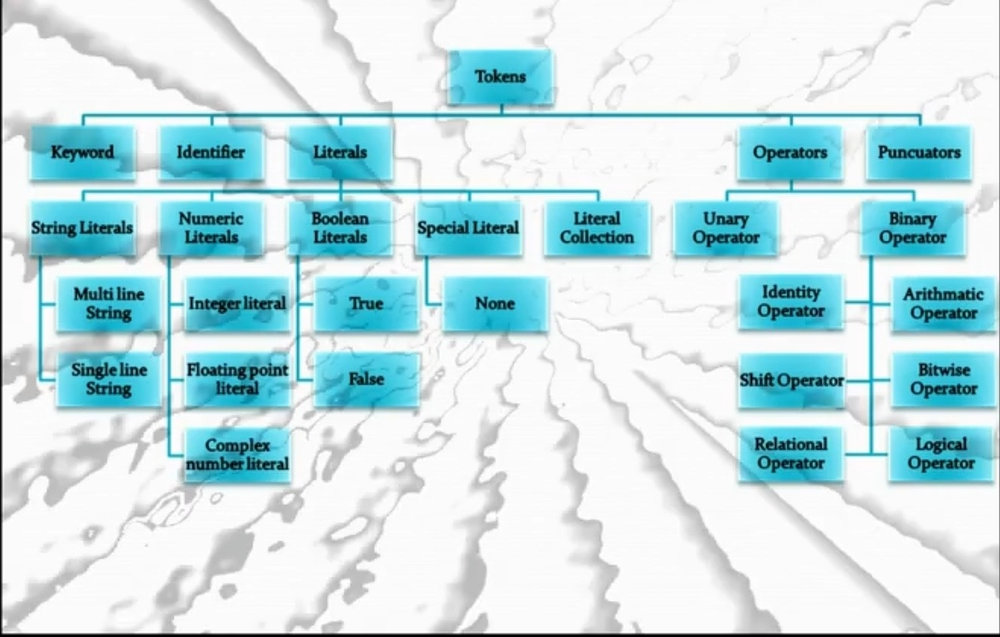
#> input picture IMG_20210415_014254.jpg, 1000 x 637 px, shrunk from 1486 x 947 before the run, given in place of the camera
$ python 'shape detection6.py'
#> lines starting #> are read from the running program, lines starting #| are printed output that depends on the picture; after the words box and inside, x2 and y2 are one past the last pixel; in counts of white or black regions, pixels touching at a corner belong together
import cv2
import numpy as np

# Define a function to detect quadrilaterals
def detect_quadrilaterals(frame):
  # Convert the frame to grayscale
  gray = cv2.cvtColor(frame, cv2.COLOR_BGR2GRAY)

  # Blur the image to reduce noise
  blurred = cv2.GaussianBlur(gray, (5, 5), 0)

  # Detect edges in the blurred image
  edges = cv2.Canny(blurred, 100, 200)

  # Find contours in the edge map
  contours, hierarchy = cv2.findContours(edges, cv2.RETR_EXTERNAL, cv2.CHAIN_APPROX_SIMPLE)

  # Filter the contours to only include quadrilaterals
  quadrilaterals = []
  for contour in contours:
    approx = cv2.approxPolyDP(contour, 0.02, True)
    if len(approx) == 4:
        print("True")
        quadrilaterals.append(approx)

  return quadrilaterals

# Define a function to draw quadrilaterals on an image
def draw_quadrilaterals(frame, quadrilaterals):
  for quadrilateral in quadrilaterals:
    cv2.drawContours(frame, [quadrilateral], 0, (0, 0, 255), 2)

# Create a video capture object
cap = cv2.VideoCapture(0)

# Loop until the user presses the Esc key
while True:
  # Capture a frame
  ret, frame = cap.read()
#> frame is the input picture: shape (637, 1000, 3); mean B, G, R 229, 224.4, 195.2

  # Detect quadrilaterals in the frame
  quadrilaterals = detect_quadrilaterals(frame)
#> in detect_quadrilaterals, `gray = cv2.cvtColor(frame, cv2.COLOR_BGR2GRAY)`:
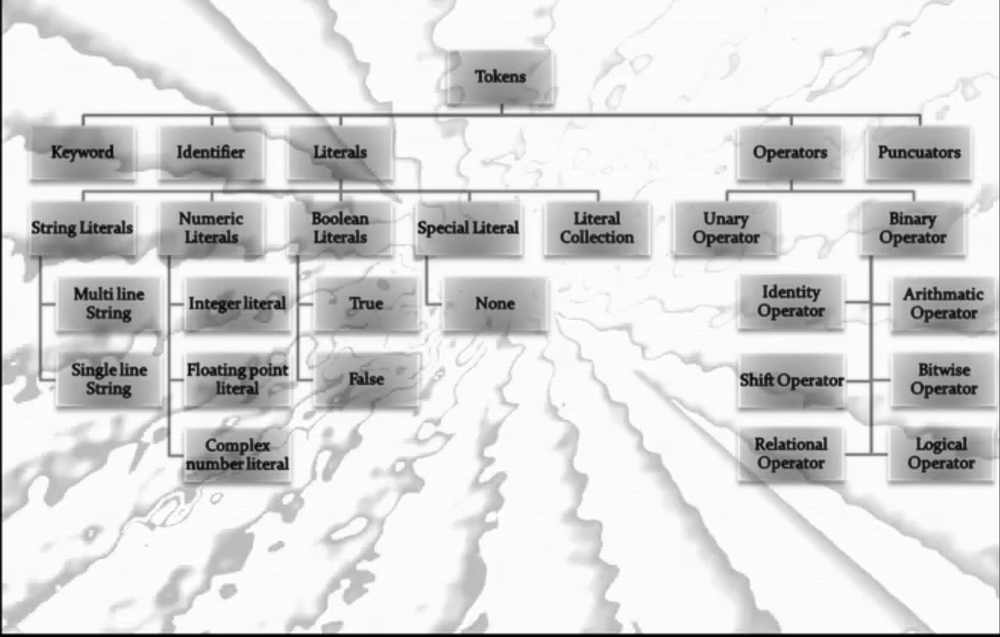
#> gray: shape (637, 1000); min 0, max 255, mean 216.2
#> in detect_quadrilaterals, `edges = cv2.Canny(blurred, 100, 200)`:
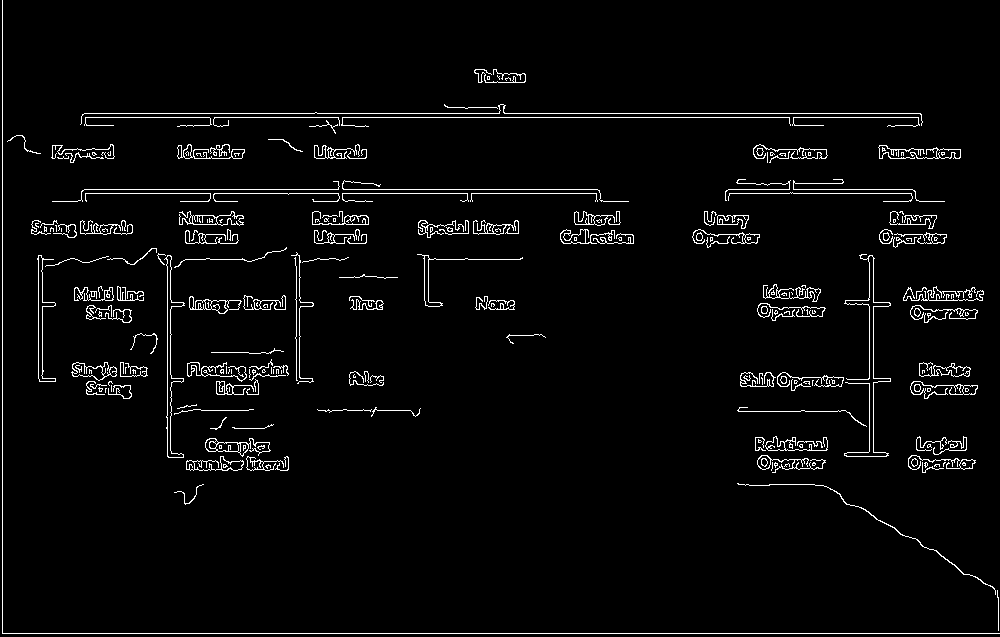
#> edges: shape (637, 1000); 3.3% white in thin lines or dots
#> in detect_quadrilaterals, `contours, hierarchy = cv2.findContours(edges, cv2.RETR_EXTERNAL, cv2.C..`: contours = 229 contours, 169 with area under 20; largest, box (x1, y1, x2, y2) and area: (164, 255, 185, 458) 804, (37, 255, 56, 382) 592, (71, 362, 117, 381) 473, (179, 211, 244, 226) 457, (205, 438, 271, 457) 442
#> the loop in detect_quadrilaterals, `for contour in contours:` made 229 passes
#> (contour, approx) on passes 38, 49: ([[105, 388], [105, 392], [105, 389], [106, 388]], [[106, 388], [105, 388], [105, 392], [105, 389]]), ([[812, 380], [812, 385], [812, 381], [813, 380]], [[813, 380], [812, 380], [812, 385], [812, 381]])
#| True
#| True
#| True
#| True
#| True
#| True
#| True
#| True
#> (further printed lines are left out)
#> after the loop in detect_quadrilaterals, `for contour in contours:`: quadrilaterals = 11 contours, all with area under 20
#> quadrilaterals = 11 contours, all with area under 20

  # Draw quadrilaterals on the frame
  draw_quadrilaterals(frame, quadrilaterals)
#> the loop in draw_quadrilaterals, `for quadrilateral in quadrilaterals:` made 11 passes
#> quadrilateral on passes 1 to 11: [[106, 388], [105, 388], [105, 392], [105, 389]], [[813, 380], [812, 380], [812, 385], [812, 381]], [[126, 367], [125, 367], [125, 373], [125, 368]], [[807, 309], [806, 310], [807, 311], [807, 314]], [[791, 292], [792, 293], [792, 294], [792, 293]], [[924, 291], [925, 292], [925, 297], [925, 291]], [[432, 227], [430, 227], [430, 232], [432, 230]], [[55, 225], [56, 226], [56, 231], [56, 225]], [[333, 218], [333, 221], [335, 221], [335, 218]], [[808, 152], [808, 155], [810, 155], [810, 152]], [[487, 76], [487, 79], [489, 79], [489, 76]]
#> after the loop in draw_quadrilaterals, `for quadrilateral in quadrilaterals:`:
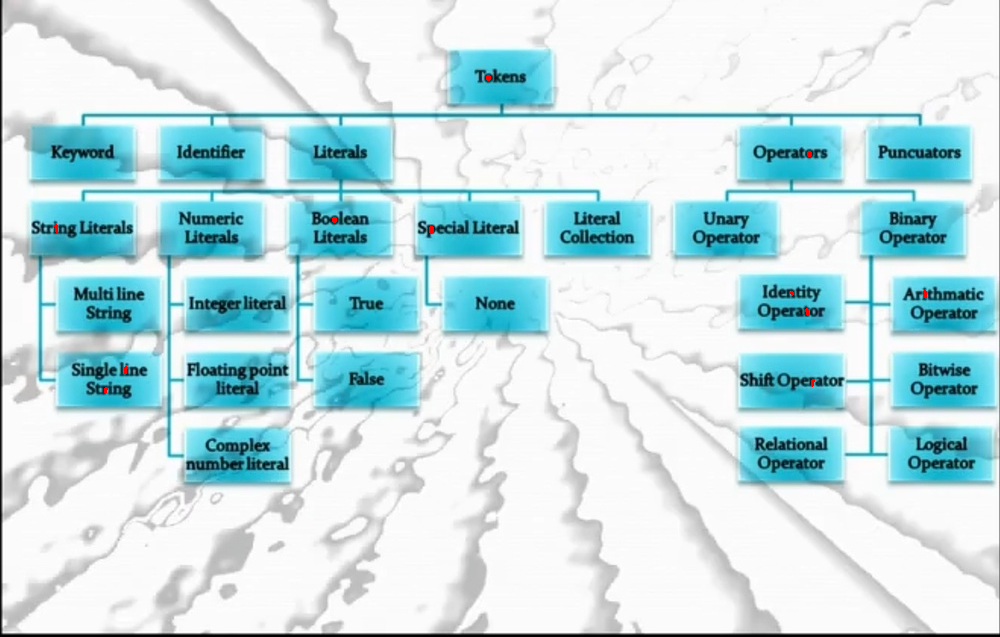
#> frame: shape (637, 1000, 3); 0.04% of pixels changed, all inside (x1, y1, x2, y2) = (54, 75, 927, 394)

  # Display the frame
  cv2.imshow('Quadrilateral Detection', frame)

  # Press the Esc key to exit
  if cv2.waitKey(1) & 0xFF == 27:
#> (key Esc is pressed here)
    break

# Release the video capture object
cap.release()

# Close all windows
cv2.destroyAllWindows()

$ run again, on di.jpg
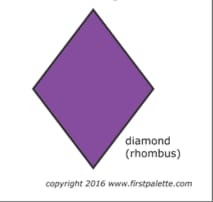
#> input picture di.jpg, 213 x 202 px, given in place of the camera
#> frame is the input picture: shape (202, 213, 3); mean B, G, R 226.5, 209.3, 221.4
#> in detect_quadrilaterals, `blurred = cv2.GaussianBlur(gray, (5, 5), 0)`:
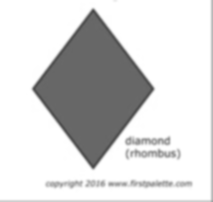
#> blurred: shape (202, 213); min 72, max 255, mean 215.2
#> in detect_quadrilaterals, `edges = cv2.Canny(blurred, 100, 200)`:
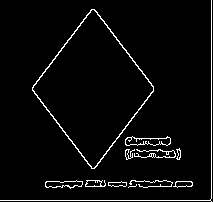
#> edges: shape (202, 213); 3.8% white in thin lines or dots
#> contours = 12 contours, 3 with area under 20; largest, box (x1, y1, x2, y2) and area: (32, 9, 154, 169) 10096, (125, 136, 171, 146) 287, (45, 180, 83, 189) 190, (85, 180, 106, 187) 90, (173, 181, 193, 188) 84
#> the loop in detect_quadrilaterals, `for contour in contours:` made 12 passes
#> after the loop in detect_quadrilaterals, `for contour in contours:`: quadrilaterals = []
